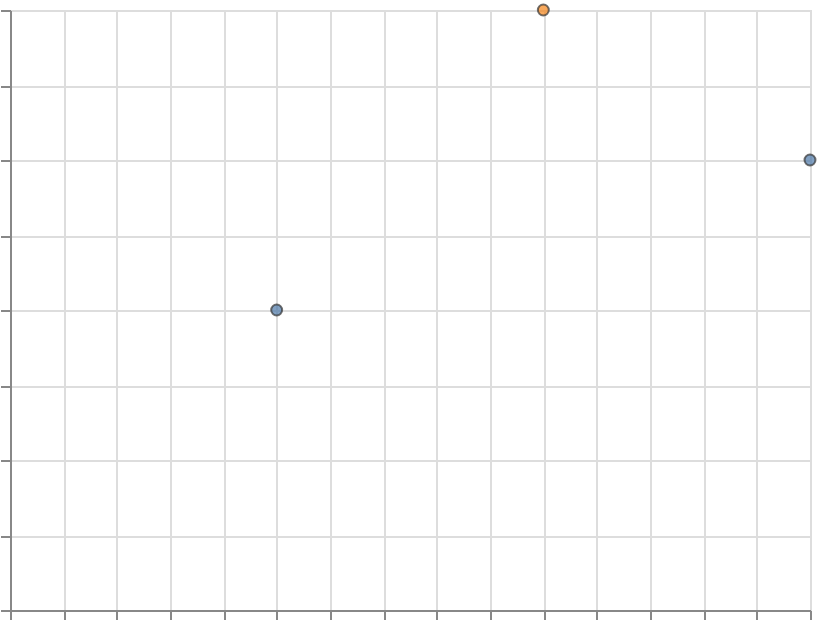

Here is the Vega-Lite specification saved for this chart:
### Vega-Lite specification from a JSON file in a GitHub repository (floating-point values rounded to 4 significant figures)
{"$schema": "https://vega.github.io/schema/vega-lite/v6.json", "width": 400, "height": 300, "padding": 5, "autosize": "none", "data": {"name": "table", "values": [{"x": 1, "y": 2, "cat": "A"}, {"x": 2, "y": 4, "cat": "B"}, {"x": 3, "y": 3, "cat": "A"}]}, "mark": {"type": "point", "filled": true, "stroke": "#333", "strokeWidth": 1}, "encoding": {"x": {"field": "x", "type": "quantitative"}, "y": {"field": "y", "type": "quantitative"}, "color": {"field": "cat", "type": "nominal"}}}
